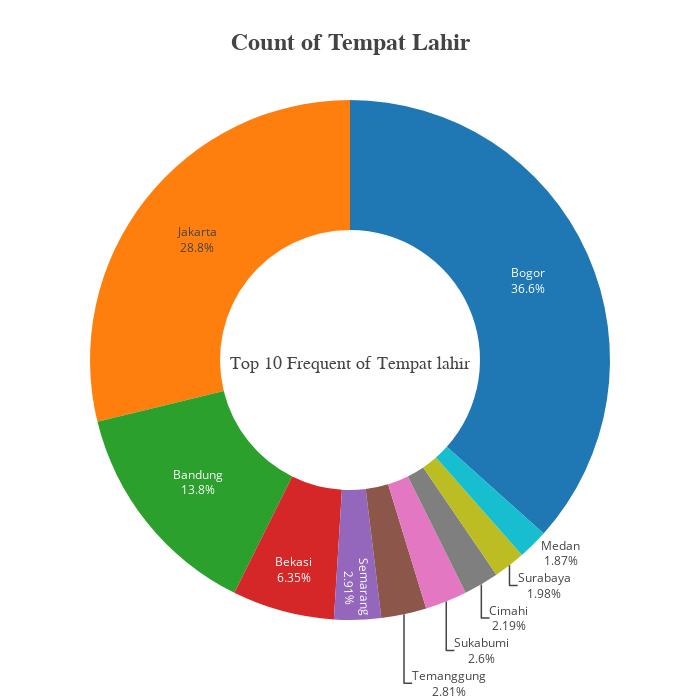

This figure's notebook cell:
### Code cell
mask = df['Tempat_lahir'].value_counts().reset_index(name='count').sort_values('count', ascending=False)
total_count = mask['count'].sum()
mask['percentage'] = round((mask['count'] / total_count) * 100)
mask = mask.head(10)

fig = go.Figure()
fig.add_trace(
    go.Pie(
        labels=mask['Tempat_lahir'],
        title="Top 10 Frequent of Tempat lahir",
                  titlefont={'size':18, 'family': 'Serif',},
         values=mask['count'],
        hole=0.5,
        )
    )
fig.update_traces(
    hoverinfo='label+value',
    textinfo='label+percent',
    textfont_size=12,
    )
fig.layout.update(title="<b>Count of Tempat Lahir<b>",
                  titlefont={'size':24, 'family': 'Serif',},
                  showlegend=False, 
                  height=700, 
                  width=700, 
                  template=None, 
                 )

fig.show()

### Figure 1 — Plotly figure (JSON) as saved in the notebook; plotly's stock layout.template omitted (floating-point values rounded to 4 significant figures)
{"data": [{"hole": 0.5, "hoverinfo": "label+value", "labels": ["Bogor", "Jakarta", "Bandung", "Bekasi", "Semarang", "Temanggung", "Sukabumi", "Cimahi", "Surabaya", "Medan"], "textfont": {"size": 12}, "textinfo": "label+percent", "title": {"font": {"family": "Serif", "size": 18}, "text": "Top 10 Frequent of Tempat lahir"}, "type": "pie", "values": [352, 277, 133, 61, 28, 27, 25, 21, 19, 18]}], "layout": {"height": 700, "showlegend": false, "title": {"font": {"family": "Serif", "size": 24}, "text": "<b>Count of Tempat Lahir<b>"}, "width": 700}}
